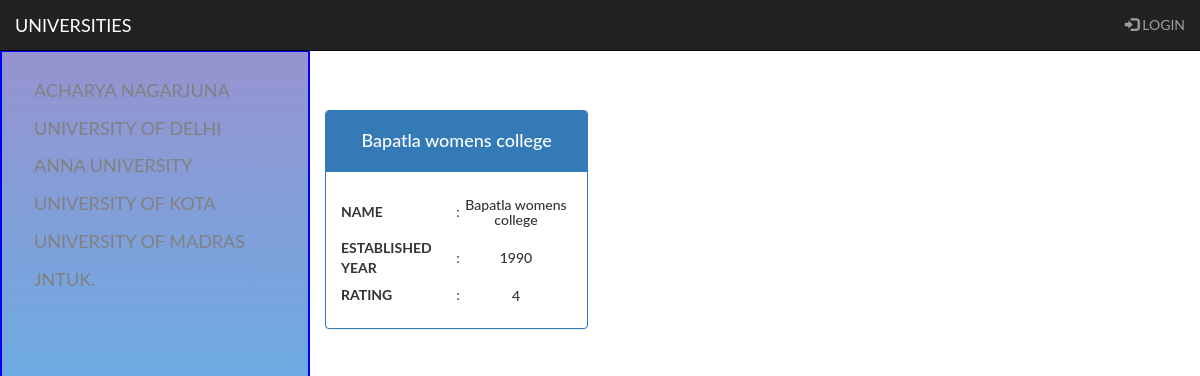
Screenshot of /University/2/AllUniversities with the database file from the repository.
### Data_Setup.py (models this page shows, shortened)
class UniversityName(Base):
    __tablename__ = 'universityname'
    id = Column(Integer, primary_key=True)
    name = Column(String(250), nullable=False)
    user_id = Column(Integer, ForeignKey('user.id'))
    user = relationship(User, backref="universityname")

class CollegeName(Base):
    __tablename__ = 'collegename'
    id = Column(Integer, primary_key=True)
    name = Column(String(350), nullable=False)
    establishedyear = Column(String(150))
    rating=Column(String(150))
    universitynameid = Column(Integer, ForeignKey('universityname.id'))
    universityname = relationship(
        UniversityName, backref=backref('collegename', cascade='all, delete'))
    user_id = Column(Integer, ForeignKey('user.id'))
    user = relationship(User, backref="collegename")

### main.py (the view)
@app.route('/University/<int:ishid>/AllUniversities')
def showColleges(ishid):
    ish_zab = session.query(UniversityName).all()
    ishs = session.query(UniversityName).filter_by(id=ishid).one()
    ishes = session.query(CollegeName).filter_by(universitynameid=ishid).all()
    try:
        if login_session['username']:
            return render_template('showColleges.html', ish_zab=ish_zab,
                                   ishs=ishs, ishes=ishes,
                                   uname=login_session['username'])
    except:
        return render_template('showColleges.html',
                               ish_zab=ish_zab, ishs=ishs, ishes=ishes)

### templates/showColleges.html (shortened to what this page needs)
{% include 'nav.html' %}
<div class="main">
{% block content %}
<div class="row" style="margin: 10px;">
{% for ishe in ishes %}
	<div class="col-sm-4 text-center">
		<div class="panel panel-primary">
			<div class="panel-heading">
				<h4>{{ ishe.name }}</h4>
			</div>
			<div class="panel-body text-center">
				<table>
					<tr><th>NAME</th><td>:</td><td><h5>{{ ishe.name}}</h5></td></tr>
					<tr><th>ESTABLISHED YEAR</th><td>:</td><td><h5>{{ ishe.establishedyear }}</h5></td></tr>
					<tr><th>RATING</th><td>:</td><td><h5>{{ ishe.rating }}</h5></td></tr>
				</table>
			</div>
		</div>
	</div>
{% endfor %}
</div>
{% endblock content %}
</div>

### templates/nav.html (shortened to what this page needs)
<!DOCTYPE html>
<html lang="en">
<head>
  <link rel="stylesheet" href="https://maxcdn.bootstrapcdn.com/bootstrap/3.3.7/css/bootstrap.min.css">
</head>
<body>
<nav class="navbar navbar-inverse  navbar-fixed-top">
  <div class="container-fluid">
    <div class="navbar-header">
      <a class="navbar-brand" href="{{ url_for('home') }}">UNIVERSITIES</a>
    </div>
    <ul class="nav navbar-nav navbar-right">
      {% if 'username' in session %}
            <li><button class="btn btn-warning mr-sm-2" style="margin-top: 5px;"><a href="{{ url_for('addUniversity')}}">ADD UNIVERSITY</a></button></li>
            <li style="margin: 10px;"><p class="text-primary mr-sm-2">{{ session.username }}</p></li>
            <li><a href="{{ url_for('logout')}}"><span class="glyphicon glyphicon-log-in"></span> LOGOUT</a></li>
      {% else %}
            <li><a href="{{ url_for('showLogin')}}"><span class="glyphicon glyphicon-log-in"></span> LOGIN</a></li>
      {% endif %}
    </ul>
  </div>
</nav>
<div class="sidenav">
  <table>
      {% for ish in ish_zab %}
      <tr>
          <td><a href="{{ url_for('showColleges',ishid=ish.id)}}">{{ish.name}}</a></td>
        </tr>
      {% endfor %}
  </table>
</div>
</body>
</html>

### templates/nav.html (style rules this page uses)
body { font-family: "Lato", sans-serif; }
.sidenav { height: 100%; width: 310px; position: fixed; z-index: 1; top: 50px; left: 0; background: linear-gradient(to top, #33ccff 0%, #9693CF 100%); overflow-x: hidden; padding-top: 20px; border:2px solid blue; }
.sidenav a { padding: 6px 6px 6px 32px; text-decoration: none; font-size: 18px; color: #818181; display: block; }
.main { margin-left: 300px; }

### rows the page displays
UniversityName: name "ACHARYA NAGARJUNA"
UniversityName: name "UNIVERSITY OF DELHI"
UniversityName: name "ANNA UNIVERSITY"
UniversityName: name "UNIVERSITY OF KOTA"
UniversityName: name "UNIVERSITY OF MADRAS"
UniversityName: name "JNTUK."
CollegeName: name "Bapatla womens college", establishedyear "1990", rating "4"
